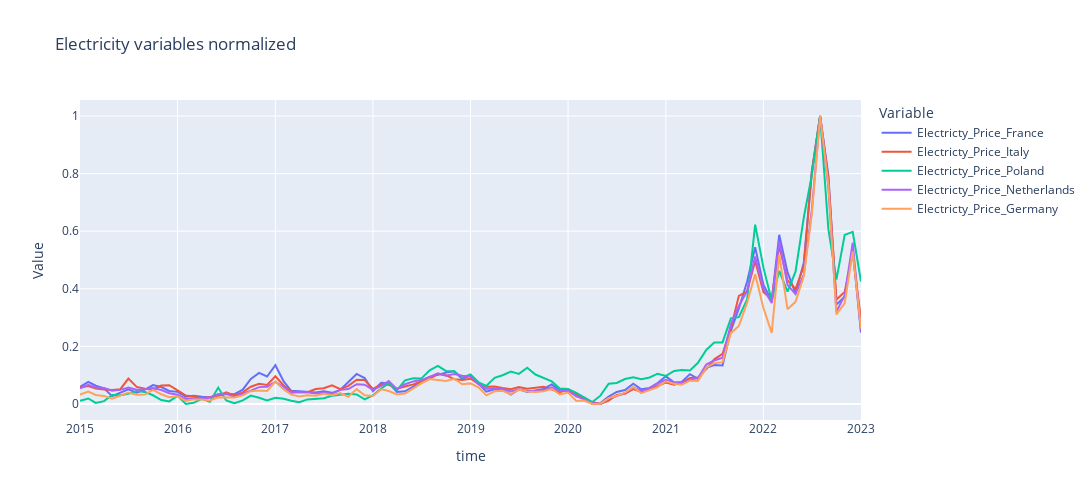

Notebook source saved alongside this figure:
### Markdown cell above
**Natural Gas indices are also highly correlated among themselves, however the PA6 Global index is most correlated with iNATGAS, so we will only keep that value**

### Code cell
subcols = electricity
df_selected = df_normalized.loc[:, subcols]
df_melted = df_selected.reset_index().melt(id_vars=df_selected.index.name, var_name='Variable', value_name='Value')
fig = px.line(df_melted, x=df_selected.index.name, y='Value', color='Variable', title='Electricity variables normalized')
fig.update_layout(width=1300, height=500)
fig.show()
